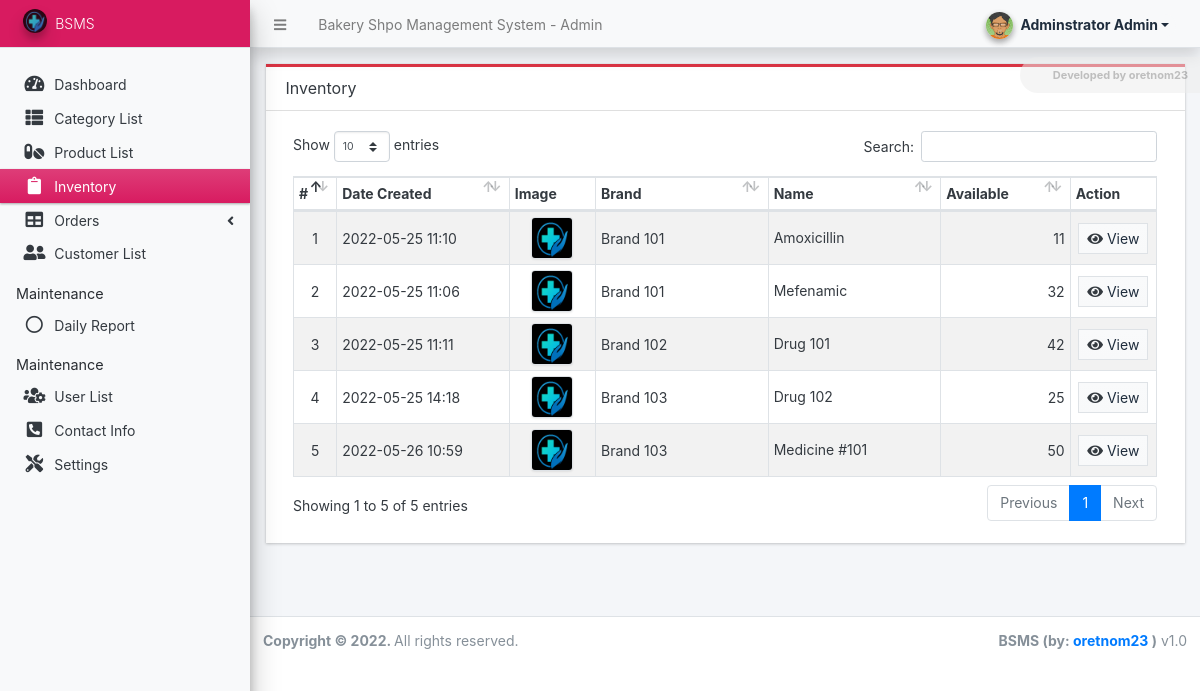
Screenshot of /admin/?page=inventory (signed in) with the database file from the repository.
### tables this page shows
CREATE TABLE `product_list` (
  `id` int(30) NOT NULL,
  `category_id` int(30) NOT NULL,
  `brand` text NOT NULL,
  `name` text NOT NULL,
  `description` text NOT NULL,
  `quantity` varchar(255) NOT NULL,
  `price` float(12,2) NOT NULL DEFAULT 0.00,
  `image_path` text DEFAULT NULL,
  `status` tinyint(1) NOT NULL DEFAULT 1,
  `delete_flag` tinyint(1) NOT NULL DEFAULT 0,
  `date_created` datetime NOT NULL DEFAULT current_timestamp(),
  `date_updated` datetime NOT NULL DEFAULT current_timestamp() ON UPDATE current_timestamp()
);

### config.php (called while the page is built, shortened)
<?php
require_once('classes/DBConnection.php');
require_once('classes/SystemSettings.php');
function validate_image($file){
    global $_settings;
	if(!empty($file)){
        $ex = explode("?",$file);
        $file = $ex[0];
        $ts = isset($ex[1]) ? "?".$ex[1] : '';
		if(is_file(base_app.$file)){
			return base_url.$file.$ts;
		}else{
			return base_url.($_settings->info('logo'));
		}
	}else{
		return base_url.($_settings->info('logo'));
	}
}
function format_num($number = '' , $decimal = ''){
    if(is_numeric($number)){
        $ex = explode(".",$number);
        $decLen = isset($ex[1]) ? strlen($ex[1]) : 0;
        if(is_numeric($decimal)){
            return number_format($number,$decimal);
        }else{
            return number_format($number,$decLen);
        }
    }else{
        return "Invalid Input";
    }
}
?>

### classes/DBConnection.php (called while the page is built, shortened)
<?php
class DBConnection{
    private $host = DB_SERVER;
    private $username = DB_USERNAME;
    private $password = DB_PASSWORD;
    private $database = DB_NAME;
    public $conn;
    public function __construct(){
        if (!isset($this->conn)) {
            $this->conn = new mysqli($this->host, $this->username, $this->password, $this->database);
        }
    }
}
?>

### classes/SystemSettings.php (called while the page is built, shortened)
<?php
class SystemSettings extends DBConnection{
	function info($field=''){
		if(!empty($field)){
			if(isset($_SESSION['system_info'][$field]))
				return $_SESSION['system_info'][$field];
			else
				return false;
		}else{
			return false;
		}
	}
}
$_settings = new SystemSettings();
?>

### admin/inventory/index.php (the view, shortened to what this page needs)
<div class="card card-outline rounded-0 card-danger">
	<div class="card-header">
		<h3 class="card-title">Inventory</h3>
	</div>
	<div class="card-body">
        <div class="container-fluid">
			<table class="table table-hover table-striped table-bordered" id="list">
				<colgroup>
					<col width="5%">
					<col width="20%">
					<col width="10%">
					<col width="20%">
					<col width="20%">
					<col width="15%">
					<col width="10%">
				</colgroup>
				<thead>
					<tr>
						<th>#</th>
						<th>Date Created</th>
						<th>Image</th>
						<th>Brand</th>
						<th>Name</th>
						<th>Available</th>
						<th>Action</th>
					</tr>
				</thead>
				<tbody>
					<?php
					$i = 1;
						$qry = $conn->query("SELECT *, (COALESCE((SELECT SUM(quantity) FROM `stock_list` where product_id = product_list.id and (expiration IS NULL or date(expiration) > '".date("Y-m-d")."') ), 0) - COALESCE((SELECT SUM(quantity) FROM `order_items` where product_id = product_list.id), 0)) as `available` from `product_list` where delete_flag = 0 and `status` = 1 order by `brand` asc, `name` asc ");
						while($row = $qry->fetch_assoc()):
					?>
						<tr>
							<td class="text-center"><?php echo $i++; ?></td>
							<td><?php echo date("Y-m-d H:i",strtotime($row['date_created'])) ?></td>
							<td class="text-center">
								<img src="<?= validate_image($row['image_path']) ?>" alt="" class="img-thumbnail p-0 border product-img">
							</td>
							<td class=""><?= $row['brand'] ?></td>
							<td class="">
								<div style="line-height:1em">
									<div><?= $row['name'] ?></div>
								</div>
							</td>
							<td class="text-right"><?= format_num($row['available'],0) ?></td>
							<td align="center">
                                <a class="btn btn-sm btn-flat btn-light bg-gradient-light border" href="./?page=inventory/view_inventory&id=<?php echo $row['id'] ?>"><span class="fa fa-eye text-dark"></span> View</a>
							</td>
						</tr>
					<?php endwhile; ?>
				</tbody>
			</table>
		</div>
	</div>
</div>

### admin/inventory/index.php (style rules this page uses)
.product-img { width:3em; height:3em; object-fit:cover; object-position:center center; }

### rows the page displays
product_list: date_created "2022-05-25 11:10", brand "Brand 101", name "Amoxicillin", available "11"
product_list: date_created "2022-05-25 11:06", brand "Brand 101", name "Mefenamic", available "32"
product_list: date_created "2022-05-25 11:11", brand "Brand 102", name "Drug 101", available "42"
product_list: date_created "2022-05-25 14:18", brand "Brand 103", name "Drug 102", available "25"
product_list: date_created "2022-05-26 10:59", brand "Brand 103", name "Medicine #101", available "50"

### other values shown
$_settings->info('name') "Bakery Shpo Management System"
$_settings->userdata('firstname').' '.$_settings->userdata('lastname') "Adminstrator Admin"
$_settings->info('short_name') "BSMS"
